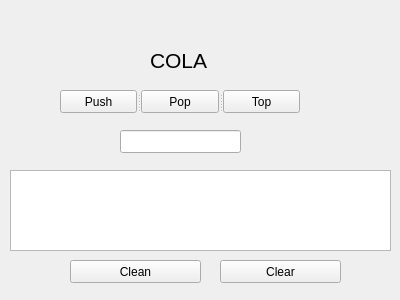
<?xml version="1.0" encoding="UTF-8"?>
<ui version="4.0">
 <class>ColaGraph</class>
 <widget class="QWidget" name="ColaGraph">
  <property name="geometry">
   <rect>
    <x>0</x>
    <y>0</y>
    <width>400</width>
    <height>300</height>
   </rect>
  </property>
  <property name="windowTitle">
   <string>Form</string>
  </property>
  <widget class="QPushButton" name="limpiar">
   <property name="geometry">
    <rect>
     <x>70</x>
     <y>260</y>
     <width>131</width>
     <height>23</height>
    </rect>
   </property>
   <property name="text">
    <string>Clean</string>
   </property>
  </widget>
  <widget class="QPushButton" name="anular">
   <property name="geometry">
    <rect>
     <x>220</x>
     <y>260</y>
     <width>121</width>
     <height>23</height>
    </rect>
   </property>
   <property name="text">
    <string>Clear</string>
   </property>
  </widget>
  <widget class="QGraphicsView" name="graphicsView">
   <property name="geometry">
    <rect>
     <x>10</x>
     <y>170</y>
     <width>381</width>
     <height>81</height>
    </rect>
   </property>
  </widget>
  <widget class="QLineEdit" name="line">
   <property name="geometry">
    <rect>
     <x>120</x>
     <y>130</y>
     <width>121</width>
     <height>23</height>
    </rect>
   </property>
  </widget>
  <widget class="QLabel" name="label">
   <property name="geometry">
    <rect>
     <x>150</x>
     <y>40</y>
     <width>61</width>
     <height>41</height>
    </rect>
   </property>
   <property name="font">
    <font>
     <pointsize>16</pointsize>
    </font>
   </property>
   <property name="text">
    <string>COLA</string>
   </property>
  </widget>
  <widget class="QSplitter" name="splitter">
   <property name="geometry">
    <rect>
     <x>60</x>
     <y>90</y>
     <width>240</width>
     <height>23</height>
    </rect>
   </property>
   <property name="orientation">
    <enum>Qt::Horizontal</enum>
   </property>
   <widget class="QPushButton" name="push">
    <property name="text">
     <string>Push</string>
    </property>
   </widget>
   <widget class="QPushButton" name="pop">
    <property name="text">
     <string>Pop</string>
    </property>
   </widget>
   <widget class="QPushButton" name="top">
    <property name="text">
     <string>Top</string>
    </property>
   </widget>
  </widget>
 </widget>
 <resources/>
 <connections/>
</ui>
